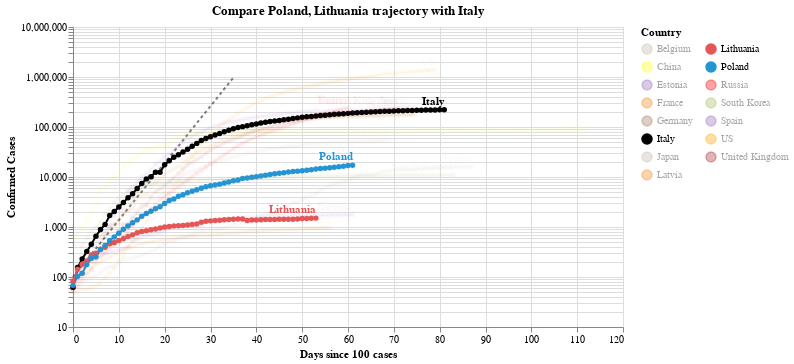

The notebook cell saved with this chart:
### Code cell
#hide_input
chart2 = make_since_chart(dff2, ['Poland', 'Lithuania'], baseline_countries)
chart2

### Figure 1 — Vega-Lite specification as saved in the notebook (floating-point values rounded to 4 significant figures; data arrays with more than 128 entries replaced by an {"elided": "..."} marker saying what was removed)
{"config": {"view": {"continuousWidth": 400, "continuousHeight": 300}}, "layer": [{"data": {"name": "data-628230001892d6798b50651be41d1b3e"}, "mark": {"type": "line", "color": "black", "opacity": 0.5, "strokeDash": [3, 3]}, "encoding": {"x": {"type": "quantitative", "field": "Days since 100 cases"}, "y": {"type": "quantitative", "field": "Confirmed Cases"}}}, {"data": {"name": "data-6171de0d93708d73113c0e2b4084642c"}, "mark": {"type": "line", "point": true}, "encoding": {"color": {"type": "nominal", "field": "Country", "legend": {"columns": 2}, "scale": {"domain": ["Belgium", "China", "Estonia", "France", "Germany", "Italy", "Japan", "Latvia", "Lithuania", "Poland", "Russia", "South Korea", "Spain", "US", "United Kingdom"], "range": ["#C1B7AD", "yellow", "#9467bd", "#F58518", "#9D755D", "black", "#C1B7AD", "#F58518", "#E45756", "#2495D3", "red", "#A1BA59", "#9467bd", "orange", "brown"]}}, "opacity": {"condition": {"value": 1, "selection": "selector004"}, "value": 0.05}, "tooltip": [{"type": "nominal", "field": "Country"}, {"type": "temporal", "field": "Date"}, {"type": "quantitative", "field": "Confirmed Cases"}, {"type": "quantitative", "field": "Days since 100 cases"}], "x": {"type": "quantitative", "field": "Days since 100 cases"}, "y": {"type": "quantitative", "field": "Confirmed Cases", "scale": {"type": "log"}}}, "selection": {"selector004": {"type": "multi", "fields": ["Country"], "bind": "legend", "init": [{"Country": "Poland"}, {"Country": "Lithuania"}, {"Country": "Italy"}]}}, "width": 550}, {"data": {"name": "data-6171de0d93708d73113c0e2b4084642c"}, "mark": {"type": "text", "align": "right", "dy": -8, "fontWeight": "bold"}, "encoding": {"color": {"type": "nominal", "field": "Country", "legend": {"columns": 2}, "scale": {"domain": ["Belgium", "China", "Estonia", "France", "Germany", "Italy", "Japan", "Latvia", "Lithuania", "Poland", "Russia", "South Korea", "Spain", "US", "United Kingdom"], "range": ["#C1B7AD", "yellow", "#9467bd", "#F58518", "#9D755D", "black", "#C1B7AD", "#F58518", "#E45756", "#2495D3", "red", "#A1BA59", "#9467bd", "orange", "brown"]}}, "opacity": {"condition": {"value": 1, "selection": "selector004"}, "value": 0.05}, "text": {"type": "nominal", "field": "Country"}, "tooltip": [{"type": "nominal", "field": "Country"}, {"type": "temporal", "field": "Date"}, {"type": "quantitative", "field": "Confirmed Cases"}, {"type": "quantitative", "field": "Days since 100 cases"}], "x": {"type": "quantitative", "field": "Days since 100 cases"}, "y": {"type": "quantitative", "field": "Confirmed Cases", "scale": {"type": "log"}}}, "transform": [{"filter": "(datum['Date'] >= 1589328000000)"}], "width": 550}], "title": "Compare Poland, Lithuania trajectory with Italy", "$schema": "https://vega.github.io/schema/vega-lite/v4.0.2.json", "datasets": {"data-628230001892d6798b50651be41d1b3e": [{"Days since 100 cases": 0, "Confirmed Cases": 100.0}, {"Days since 100 cases": 1, "Confirmed Cases": 130.0}, {"Days since 100 cases": 2, "Confirmed Cases": 169.0}, {"Days since 100 cases": 3, "Confirmed Cases": 219.7}, {"Days since 100 cases": 4, "Confirmed Cases": 285.6}, {"Days since 100 cases": 5, "Confirmed Cases": 371.3}, {"Days since 100 cases": 6, "Confirmed Cases": 482.7}, {"Days since 100 cases": 7, "Confirmed Cases": 627.5}, {"Days since 100 cases": 8, "Confirmed Cases": 815.7}, {"Days since 100 cases": 9, "Confirmed Cases": 1060.0}, {"Days since 100 cases": 10, "Confirmed Cases": 1379.0}, {"Days since 100 cases": 11, "Confirmed Cases": 1792.0}, {"Days since 100 cases": 12, "Confirmed Cases": 2330.0}, {"Days since 100 cases": 13, "Confirmed Cases": 3029.0}, {"Days since 100 cases": 14, "Confirmed Cases": 3937.0}, {"Days since 100 cases": 15, "Confirmed Cases": 5119.0}, {"Days since 100 cases": 16, "Confirmed Cases": 6654.0}, {"Days since 100 cases": 17, "Confirmed Cases": 8650.0}, {"Days since 100 cases": 18, "Confirmed Cases": 11250.0}, {"Days since 100 cases": 19, "Confirmed Cases": 14620.0}, {"Days since 100 cases": 20, "Confirmed Cases": 19000.0}, {"Days since 100 cases": 21, "Confirmed Cases": 24710.0}, {"Days since 100 cases": 22, "Confirmed Cases": 32120.0}, {"Days since 100 cases": 23, "Confirmed Cases": 41750.0}, {"Days since 100 cases": 24, "Confirmed Cases": 54280.0}, {"Days since 100 cases": 25, "Confirmed Cases": 70560.0}, {"Days since 100 cases": 26, "Confirmed Cases": 91730.0}, {"Days since 100 cases": 27, "Confirmed Cases": 119300.0}, {"Days since 100 cases": 28, "Confirmed Cases": 155000.0}, {"Days since 100 cases": 29, "Confirmed Cases": 201500.0}, {"Days since 100 cases": 30, "Confirmed Cases": 262000.0}, {"Days since 100 cases": 31, "Confirmed Cases": 340600.0}, {"Days since 100 cases": 32, "Confirmed Cases": 442800.0}, {"Days since 100 cases": 33, "Confirmed Cases": 575600.0}, {"Days since 100 cases": 34, "Confirmed Cases": 748300.0}, {"Days since 100 cases": 35, "Confirmed Cases": 972800.0}], "data-6171de0d93708d73113c0e2b4084642c": {"elided": "1110 records"}}}
